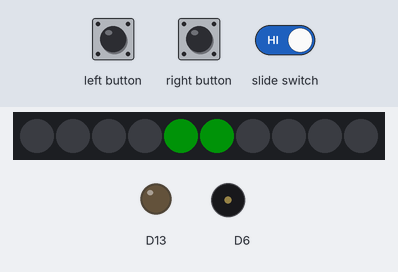
A sketch run on a simulated Adafruit Circuit Playground Express. On the bench: 10 RGB LEDs in strip order, left to right, output pins drawn as LEDs (lit = HIGH), buzzer (waves = sounding). Inputs (shaded band) come from the test bench. Dim RGB values are drawn brighter than linear.

Above: at 2.0 s.
At 25.0 s:
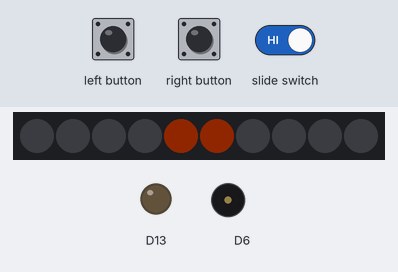
25.1 s: slide switch set LOW
47.1 s: left button pressed for 0.15 s
48.7 s: right button pressed for 0.15 s
50.3 s: right button pressed for 1 s
At 51.1 s:
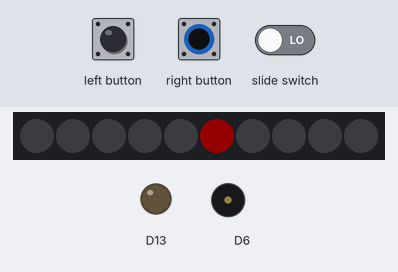
73.3 s: left button driven LOW and slide switch driven HIGH
At 74.8 s:
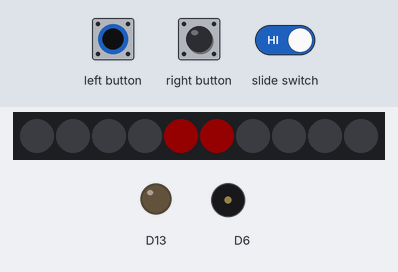
Timing chart, 0 to 76.3 s (numbered marks = the images above; inputs shaded):
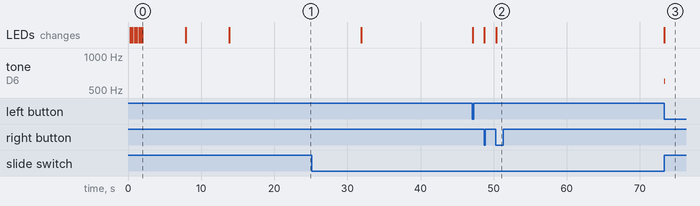

Measured:
- after the input at 50.3 s, the LEDs: change at once (image 2)
- after the input at 73.3 s, tone on D6: silent → 600 Hz at once, → silent 0.03 s later; the LEDs: change at once (image 3)
- what the display in image 0 shows lasts 5.9 s, from 2.0 s to 7.9 s

The sketch:

game.ino
```cpp
#include <Adafruit_CircuitPlayground.h>
#include <AsyncDelay.h>

AsyncDelay delay_6s;
AsyncDelay delay_12s;
AsyncDelay delay_30s;
volatile bool leftFlag = false;
volatile bool rightFlag = false;
volatile bool switchFlag = false;
bool soundOn;
int position = 0;
int leftWin = -90;
int rightWin = 90;
int color = 90;
float lightPos = 4.5;
float prevLightPos;
int factor = 1;

void setup() {
  CircuitPlayground.begin();
  Serial.begin(9600);
  attachInterrupt(digitalPinToInterrupt(4),left,FALLING); // interrupts for later use
  attachInterrupt(digitalPinToInterrupt(5),right,FALLING);
  attachInterrupt(digitalPinToInterrupt(7),onoff,CHANGE);
  countdown(); // play countdown animation
  soundOn = CircuitPlayground.slideSwitch(); //sound check
  delay_6s.start(6000, AsyncDelay::MILLIS); //start timers for diffculty
  delay_12s.start(12000, AsyncDelay::MILLIS);
  delay_30s.start(30000, AsyncDelay::MILLIS);
}

void loop() {
  prevLightPos = lightPos; //store light position to use later and decide whether to play tone
  if (delay_6s.isExpired()){ //these timers increment the input scaling/difficulty
    factor = 2;
    color = 50;
  }
  if (delay_12s.isExpired()){
    factor = 3;
    color = 20;
  }
  if (delay_30s.isExpired()){
    factor = 10;
    color = 0;
  }

  if(switchFlag){ //gets switch position for volume toggle
    soundOn = CircuitPlayground.slideSwitch();
  }

  if(leftFlag){ //decrements position variable (not light pos)
    leftFlag = 0;
    delay(30);
    position = position - factor;
  }
  if(rightFlag){ //increments position variable (not light pos)
    rightFlag = 0;
    delay(30);
    position = position + factor;
  }

  decidePos(); //decides light position based on position variable

  if(lightPos != 4.5){ //for all positions except for the middle, set the light to its determined position and color
    CircuitPlayground.clearPixels();
    CircuitPlayground.setPixelColor(lightPos, CircuitPlayground.colorWheel(color));
  }

  if(prevLightPos < lightPos && soundOn){ //logic for playing tones, checks if sound switch is on and if light position has moved
    CircuitPlayground.playTone(300, 25);
  }
  else if(prevLightPos > lightPos && soundOn){
    CircuitPlayground.playTone(600, 25);
  }

  if(position >= rightWin){ //logic for win animations
    rightAnimation();
    while(1);
  }

  if(position <= leftWin){
    leftAnimation();
    while(1);
  }

}

void decidePos(){ //thresholds set light position based on
  if(position >= 90){
    lightPos = 9;
  }
  else if(position >= 70){
    lightPos = 8;
  }
  else if(position >= 50){
    lightPos = 7;
  }
  else if(position >= 30){
    lightPos = 6;
  }
  else if(position >= 10){
    lightPos = 5;
  }
  else if(position > -10 && position < 10){ //special exception made for "center" position given the even number of LEDs
    lightPos = 4.5;
    CircuitPlayground.clearPixels();
    CircuitPlayground.setPixelColor(4, CircuitPlayground.colorWheel(color));
    CircuitPlayground.setPixelColor(5, CircuitPlayground.colorWheel(color));
  }
  else if(position <= -90){
    lightPos = 0;
  }
  else if(position <= -70){
    lightPos = 1;
  }
  else if(position <= -50){
    lightPos = 2;
  }
  else if(position <= -30){
    lightPos = 3;
  }
  else if(position <= -10){
    lightPos = 4;
  }
}

void left(){ //ISR functions
  leftFlag = 1;
}

void right(){
  rightFlag = 1;
}

void onoff(){
  switchFlag = 1;
}

void countdown(){ //countdown animation to play before the game starts
  for(int c=10; c>=0; c--) {
    CircuitPlayground.setPixelColor(c, 255, 0, 0);
    delay(35);
  }
  delay(200);
  CircuitPlayground.clearPixels();
  delay(50);
  for(int c=10; c>=0; c--) {
    CircuitPlayground.setPixelColor(c, 255, 0, 0);
    delay(35);
  }
  delay(200);
  CircuitPlayground.clearPixels();
  delay(50);
  for(int c=10; c>=0; c--) {
    CircuitPlayground.setPixelColor(c, 0, 255, 0);
    delay(35);
  }
  delay(200);
}

void leftAnimation(){ //left win animation
  CircuitPlayground.setPixelColor(0, CircuitPlayground.colorWheel(color));
  CircuitPlayground.playTone(600, 50);
  delay(200);
  CircuitPlayground.clearPixels();
  delay(200);
  CircuitPlayground.setPixelColor(0, CircuitPlayground.colorWheel(color));
  CircuitPlayground.playTone(600, 50);
  delay(200);
  CircuitPlayground.clearPixels();
  delay(200);
  CircuitPlayground.setPixelColor(0, CircuitPlayground.colorWheel(color));
  CircuitPlayground.playTone(600, 50);
  delay(200);
  CircuitPlayground.clearPixels();
  delay(200);
  for(int i = 0; i<=4; i++){
    CircuitPlayground.setPixelColor(i,0,255,0);
  }
}

void rightAnimation(){ //right win animation
  CircuitPlayground.setPixelColor(9, CircuitPlayground.colorWheel(color));
  CircuitPlayground.playTone(300, 50);
  delay(200);
  CircuitPlayground.clearPixels();
  delay(200);
  CircuitPlayground.setPixelColor(9, CircuitPlayground.colorWheel(color));
  CircuitPlayground.playTone(300, 50);
  delay(200);
  CircuitPlayground.clearPixels();
  delay(200);
  CircuitPlayground.setPixelColor(9, CircuitPlayground.colorWheel(color));
  CircuitPlayground.playTone(300, 50);
  delay(200);
  CircuitPlayground.clearPixels();
  delay(200);
  for(int i = 9; i>=5; i--){
    CircuitPlayground.setPixelColor(i,0,255,0);
  }
}
```
